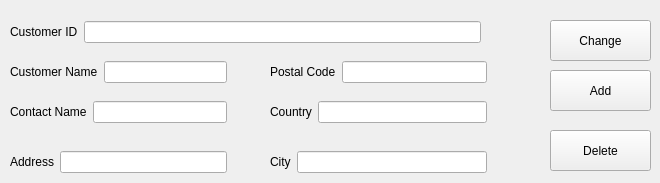
    <widget class="QWidget" name="tab">
     <attribute name="title">
      <string>Customer</string>
     </attribute>
     <widget class="QWidget" name="layoutWidget_5">
      <property name="geometry">
       <rect>
        <x>10</x>
        <y>20</y>
        <width>471</width>
        <height>24</height>
       </rect>
      </property>
      <layout class="QHBoxLayout" name="horizontalLayout_6">
       <item>
        <widget class="QLabel" name="label_6">
         <property name="text">
          <string>Customer ID</string>
         </property>
        </widget>
       </item>
       <item>
        <widget class="QLineEdit" name="CustomerID_2"/>
       </item>
      </layout>
     </widget>
     <widget class="QWidget" name="layoutWidget_6">
      <property name="geometry">
       <rect>
        <x>10</x>
        <y>60</y>
        <width>217</width>
        <height>24</height>
       </rect>
      </property>
      <layout class="QHBoxLayout" name="horizontalLayout_7">
       <item>
        <widget class="QLabel" name="label_7">
         <property name="text">
          <string>Customer Name</string>
         </property>
        </widget>
       </item>
       <item>
        <widget class="QLineEdit" name="CustomerID_3"/>
       </item>
      </layout>
     </widget>
     <widget class="QWidget" name="layoutWidget_7">
      <property name="geometry">
       <rect>
        <x>10</x>
        <y>100</y>
        <width>217</width>
        <height>24</height>
       </rect>
      </property>
      <layout class="QHBoxLayout" name="horizontalLayout_8">
       <item>
        <widget class="QLabel" name="label_8">
         <property name="text">
          <string>Contact Name</string>
         </property>
        </widget>
       </item>
       <item>
        <widget class="QLineEdit" name="CustomerID_4"/>
       </item>
      </layout>
     </widget>
     <widget class="QWidget" name="layoutWidget_8">
      <property name="geometry">
       <rect>
        <x>10</x>
        <y>150</y>
        <width>217</width>
        <height>24</height>
       </rect>
      </property>
      <layout class="QHBoxLayout" name="horizontalLayout_9">
       <item>
        <widget class="QLabel" name="label_9">
         <property name="text">
          <string>Address</string>
         </property>
        </widget>
       </item>
       <item>
        <widget class="QLineEdit" name="CustomerID_5"/>
       </item>
      </layout>
     </widget>
     <widget class="QWidget" name="layoutWidget_10">
      <property name="geometry">
       <rect>
        <x>270</x>
        <y>150</y>
        <width>217</width>
        <height>24</height>
       </rect>
      </property>
      <layout class="QHBoxLayout" name="horizontalLayout_11">
       <item>
        <widget class="QLabel" name="label_11">
         <property name="text">
          <string>City</string>
         </property>
        </widget>
       </item>
       <item>
        <widget class="QLineEdit" name="CustomerID_7"/>
       </item>
      </layout>
     </widget>
     <widget class="QWidget" name="layoutWidget_9">
      <property name="geometry">
       <rect>
        <x>270</x>
        <y>60</y>
        <width>217</width>
        <height>24</height>
       </rect>
      </property>
      <layout class="QHBoxLayout" name="horizontalLayout_10">
       <item>
        <widget class="QLabel" name="label_10">
         <property name="text">
          <string>Postal Code</string>
         </property>
        </widget>
       </item>
       <item>
        <widget class="QLineEdit" name="CustomerID_6"/>
       </item>
      </layout>
     </widget>
     <widget class="QWidget" name="layoutWidget_11">
      <property name="geometry">
       <rect>
        <x>270</x>
        <y>100</y>
        <width>217</width>
        <height>24</height>
       </rect>
      </property>
      <layout class="QHBoxLayout" name="horizontalLayout_12">
       <item>
        <widget class="QLabel" name="label_12">
         <property name="text">
          <string>Country</string>
         </property>
        </widget>
       </item>
       <item>
        <widget class="QLineEdit" name="CustomerID_8"/>
       </item>
      </layout>
     </widget>
     <widget class="QPushButton" name="Change">
      <property name="geometry">
       <rect>
        <x>550</x>
        <y>20</y>
        <width>101</width>
        <height>41</height>
       </rect>
      </property>
      <property name="text">
       <string>Change</string>
      </property>
     </widget>
     <widget class="QPushButton" name="Add">
      <property name="geometry">
       <rect>
        <x>550</x>
        <y>70</y>
        <width>101</width>
        <height>41</height>
       </rect>
      </property>
      <property name="text">
       <string>Add</string>
      </property>
     </widget>
     <widget class="QPushButton" name="Delete">
      <property name="geometry">
       <rect>
        <x>550</x>
        <y>130</y>
        <width>101</width>
        <height>41</height>
       </rect>
      </property>
      <property name="text">
       <string>Delete</string>
      </property>
     </widget>
    </widget>
